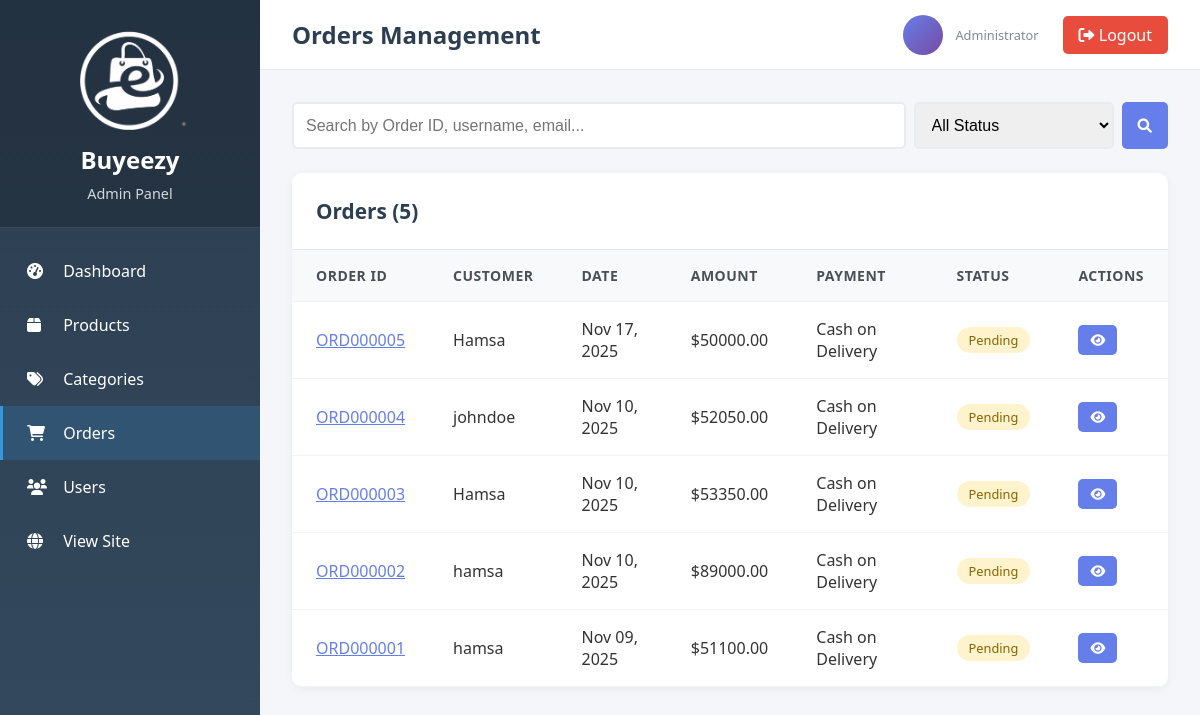
The page /admin-panel/orders/ (signed in) on the database as committed earlier.
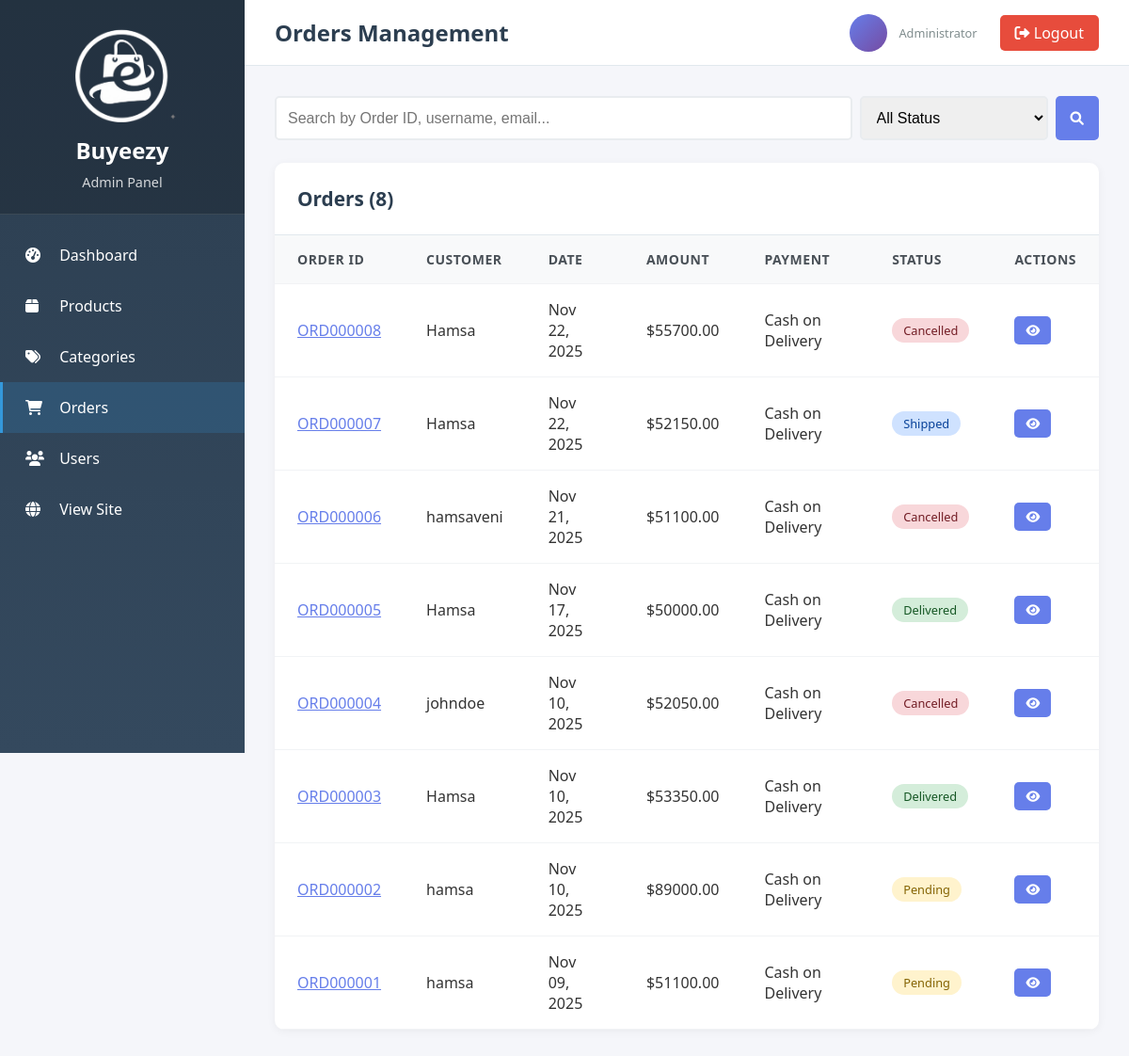
The same page on the database as committed later.
### orders/models.py (models this page shows, shortened)
class Order(models.Model):
    ORDER_STATUS = (
        ('pending', 'Pending'),
        ('processing', 'Processing'),
        ('shipped', 'Shipped'),
        ('delivered', 'Delivered'),
        ('cancelled', 'Cancelled'),
    )
    PAYMENT_METHODS = (
        ('credit_card', 'Credit Card'),
        ('debit_card', 'Debit Card'),
        ('paypal', 'PayPal'),
        ('cod', 'Cash on Delivery'),
    )
    order_id = models.CharField(max_length=20, unique=True, default='', editable=False)
    user = models.ForeignKey(User, on_delete=models.CASCADE)
    first_name = models.CharField(max_length=100)
    last_name = models.CharField(max_length=100)
    email = models.EmailField()
    address = models.TextField()
    city = models.CharField(max_length=100)
    state = models.CharField(max_length=100)
    postal_code = models.CharField(max_length=20)
    phone = models.CharField(max_length=20)
    payment_method = models.CharField(max_length=20, choices=PAYMENT_METHODS, default='credit_card')
    total_amount = models.DecimalField(max_digits=10, decimal_places=2)
    status = models.CharField(max_length=20, choices=ORDER_STATUS, default='pending')
    created_at = models.DateTimeField(auto_now_add=True)
    updated_at = models.DateTimeField(auto_now=True)

### store/admin_views.py (the view)
# urls.py: path('orders/', admin_views.admin_orders, name='orders'),
@staff_member_required
def admin_orders(request):
    status_filter = request.GET.get('status', '')
    query = request.GET.get('q', '')
    orders = Order.objects.select_related('user').prefetch_related('items').all()
    if status_filter:
        orders = orders.filter(status=status_filter)
    if query:
        orders = orders.filter(
            Q(order_id__icontains=query) |
            Q(user__username__icontains=query) |
            Q(email__icontains=query)
        )
    orders = orders.order_by('-created_at')
    paginator = Paginator(orders, 20)
    page_number = request.GET.get('page')
    page_obj = paginator.get_page(page_number)
    context = {
        'page_obj': page_obj,
        'status_filter': status_filter,
        'query': query,
    }
    return render(request, 'admin_panel/orders.html', context)

### cart/context_processors.py (called while the page is built)
def cart_context(request):
    cart_items_count = 0
    cart_total = 0
    if request.user.is_authenticated:
        cart_items = CartItem.objects.filter(user=request.user)
        cart_items_count = cart_items.aggregate(total_items=Sum('quantity'))['total_items'] or 0
        cart_total = cart_items.aggregate(total=Sum(F('quantity') * F('product__price')))['total'] or 0
    return {
        'cart_items_count': cart_items_count,
        'cart_total': cart_total,
    }

### templates/admin_panel/orders.html (shortened to what this page needs)
{% extends 'admin_panel/base.html' %}
{% block page_title %}Orders Management{% endblock %}
{% block content %}
<div style="display: flex; gap: 1rem; margin-bottom: 1.5rem;">
    <form method="GET" style="display: flex; gap: 0.5rem; flex: 1;">
        <input type="text" name="q" placeholder="Search by Order ID, username, email..." value="{{ query }}" class="form-control">
        <select name="status" class="form-control" style="max-width: 200px;">
            <option value="">All Status</option>
        </select>
        <button type="submit" class="btn btn-primary"><i class="fas fa-search"></i></button>
    </form>
</div>
<div class="admin-table-container">
    <div class="admin-table-header"><h2>Orders ({{ page_obj.paginator.count }})</h2></div>
    <table class="admin-table">
        <thead><tr><th>Order ID</th><th>Customer</th><th>Date</th><th>Amount</th><th>Payment</th><th>Status</th><th>Actions</th></tr></thead>
        <tbody>
            {% for order in page_obj %}
            <tr>
                <td><a href="{% url 'admin_panel:order_detail' order.order_id %}" style="color: #667eea;">{{ order.order_id }}</a></td>
                <td>{{ order.user.username }}</td>
                <td>{{ order.created_at|date:"M d, Y" }}</td>
                <td>${{ order.total_amount }}</td>
                <td>{{ order.get_payment_method_display }}</td>
                <td>
                    {% if order.status == 'pending' %}<span class="badge badge-warning">Pending</span>
                    {% elif order.status == 'confirmed' %}<span class="badge badge-info">Confirmed</span>
                    {% elif order.status == 'shipped' %}<span class="badge badge-primary">Shipped</span>
                    {% elif order.status == 'delivered' %}<span class="badge badge-success">Delivered</span>
                    {% else %}<span class="badge badge-danger">Cancelled</span>{% endif %}
                </td>
                <td><a href="{% url 'admin_panel:order_detail' order.order_id %}" class="btn btn-primary btn-sm"><i class="fas fa-eye"></i></a></td>
            </tr>
            {% empty %}
            <tr><td colspan="7" style="text-align: center; padding: 3rem; color: #999;">No orders found</td></tr>
            {% endfor %}
        </tbody>
    </table>
</div>
{% endblock %}

### templates/admin_panel/base.html (shortened to what this page needs)
<!DOCTYPE html>
<html lang="en">
<head>
    <link href="https://cdnjs.cloudflare.com/ajax/libs/font-awesome/6.0.0/css/all.min.css" rel="stylesheet">
</head>
<body>
    <div class="admin-sidebar">
        <div class="admin-logo">
            <img src="/static/images/logowhite.png" alt="BuyeezyLogo">
            <h2>Buyeezy</h2>
            <p>Admin Panel</p>
        </div>
        <nav class="admin-nav">
            <a href="{% url 'admin_panel:dashboard' %}" class="admin-nav-item {% if request.resolver_match.url_name == 'dashboard' %}active{% endif %}">
                <i class="fas fa-tachometer-alt"></i>
                <span>Dashboard</span>
            </a>
            <a href="{% url 'admin_panel:products' %}" class="admin-nav-item {% if 'product' in request.resolver_match.url_name %}active{% endif %}">
                <i class="fas fa-box"></i>
                <span>Products</span>
            </a>
            <a href="{% url 'admin_panel:categories' %}" class="admin-nav-item {% if 'categor' in request.resolver_match.url_name %}active{% endif %}">
                <i class="fas fa-tags"></i>
                <span>Categories</span>
            </a>
            <a href="{% url 'admin_panel:orders' %}" class="admin-nav-item {% if 'order' in request.resolver_match.url_name %}active{% endif %}">
                <i class="fas fa-shopping-cart"></i>
                <span>Orders</span>
            </a>
            <a href="{% url 'admin_panel:users' %}" class="admin-nav-item {% if 'user' in request.resolver_match.url_name %}active{% endif %}">
                <i class="fas fa-users"></i>
                <span>Users</span>
            </a>
            <a href="{% url 'store:home' %}" class="admin-nav-item">
                <i class="fas fa-globe"></i>
                <span>View Site</span>
            </a>
        </nav>
    </div>
    <div class="admin-topbar">
        <div class="admin-topbar-left">
            <h1>{% block page_title %}Dashboard{% endblock %}</h1>
        </div>
        <div class="admin-topbar-right">
            <div class="admin-user">
                <div class="admin-user-avatar">
                </div>
                <div>
                    <div style="font-size: 0.8rem; color: #7f8c8d;">Administrator</div>
                </div>
            </div>
            <a href="{% url 'accounts:logout' %}" class="btn-logout">
                <i class="fas fa-sign-out-alt"></i> Logout
            </a>
        </div>
    </div>
    <div class="admin-content">
        {% block content %}
        {% endblock %}
    </div>
</body>
</html>

### templates/admin_panel/base.html (style rules this page uses)
* { margin: 0; padding: 0; box-sizing: border-box; }
body { font-family: 'Segoe UI', Tahoma, Geneva, Verdana, sans-serif; background-color: #f5f6fa; color: #333; }
.admin-sidebar { position: fixed; left: 0; top: 0; width: 260px; height: 100vh; background: linear-gradient(180deg, #2c3e50 0%, #34495e 100%); color: white; overflow-y: auto; z-index: 1000; }
.admin-logo { padding: 1.5rem 1.5rem; text-align: center; border-bottom: 1px solid rgba(255,255,255,0.1); background-color: rgba(0,0,0,0.2); }
.admin-logo img { max-width: 120px; height: auto; margin-bottom: 0.5rem; }
.admin-logo h2 { font-size: 1.5rem; margin-bottom: 0.5rem; }
.admin-logo p { font-size: 0.9rem; opacity: 0.8; margin-top: 0.5rem; }
.admin-nav { padding: 1rem 0; }
.admin-nav-item { display: block; padding: 1rem 1.5rem; color: white; text-decoration: none; transition: all 0.3s; border-left: 3px solid transparent; }
.admin-nav-item.active { background-color: rgba(52, 152, 219, 0.2); border-left-color: #3498db; }
.admin-nav-item i { margin-right: 0.75rem; width: 20px; }
.admin-topbar { position: fixed; left: 260px; top: 0; right: 0; height: 70px; background: white; border-bottom: 1px solid #e1e8ed; display: flex; align-items: center; justify-content: space-between; padding: 0 2rem; z-index: 999; }
.admin-topbar-left h1 { font-size: 1.5rem; color: #2c3e50; }
.admin-topbar-right { display: flex; align-items: center; gap: 1.5rem; }
.admin-user { display: flex; align-items: center; gap: 0.75rem; }
.admin-user-avatar { width: 40px; height: 40px; background: linear-gradient(135deg, #667eea 0%, #764ba2 100%); border-radius: 50%; display: flex; align-items: center; justify-content: center; color: white; font-weight: bold; }
.btn-logout { padding: 0.5rem 1rem; background-color: #e74c3c; color: white; border: none; border-radius: 5px; cursor: pointer; text-decoration: none; transition: background-color 0.3s; }
.admin-content { margin-left: 260px; margin-top: 70px; padding: 2rem; min-height: calc(100vh - 70px); }
.admin-table-container { background: white; border-radius: 10px; box-shadow: 0 2px 10px rgba(0,0,0,0.05); overflow: hidden; margin-bottom: 2rem; }
.admin-table-header { padding: 1.5rem; border-bottom: 1px solid #e1e8ed; display: flex; justify-content: space-between; align-items: center; }
.admin-table-header h2 { font-size: 1.3rem; color: #2c3e50; }
.admin-table { width: 100%; border-collapse: collapse; }
.admin-table th, .admin-table td { padding: 1rem 1.5rem; text-align: left; border-bottom: 1px solid #f1f3f5; }
.admin-table th { background-color: #f8f9fa; font-weight: 600; color: #495057; font-size: 0.875rem; text-transform: uppercase; letter-spacing: 0.5px; }
.btn { padding: 0.5rem 1rem; border: none; border-radius: 5px; cursor: pointer; text-decoration: none; display: inline-block; transition: all 0.3s; font-size: 0.9rem; }
.btn-primary { background-color: #667eea; color: white; }
.btn-sm { padding: 0.375rem 0.75rem; font-size: 0.825rem; }
.badge { padding: 0.25rem 0.75rem; border-radius: 20px; font-size: 0.8rem; font-weight: 500; display: inline-block; }
.badge-success { background-color: #d4edda; color: #155724; }
.badge-warning { background-color: #fff3cd; color: #856404; }
.badge-danger { background-color: #f8d7da; color: #721c24; }
.badge-primary { background-color: #cfe2ff; color: #084298; }
.form-control { width: 100%; padding: 0.75rem; border: 2px solid #e9ecef; border-radius: 5px; font-size: 1rem; transition: border-color 0.3s; }

Rows that differ between the two databases and show on the page:
added Order: order_id "ORD000008", user.username "Hamsa", created_at "Nov 22, 2025", total_amount "55700.00", payment_method "Cash on Delivery", status "Cancelled"
added Order: order_id "ORD000007", user.username "Hamsa", created_at "Nov 22, 2025", total_amount "52150.00", payment_method "Cash on Delivery", status "Shipped"
added Order: order_id "ORD000006", user.username "hamsaveni", created_at "Nov 21, 2025", total_amount "51100.00", payment_method "Cash on Delivery", status "Cancelled"
changed Order "ORD000005": status "Pending" → "Delivered"
changed Order "ORD000004": status "Pending" → "Cancelled"
changed Order "ORD000003": status "Pending" → "Delivered"
Other text that changed with them:
{{ page_obj.paginator.count }}: "5" → "8"
